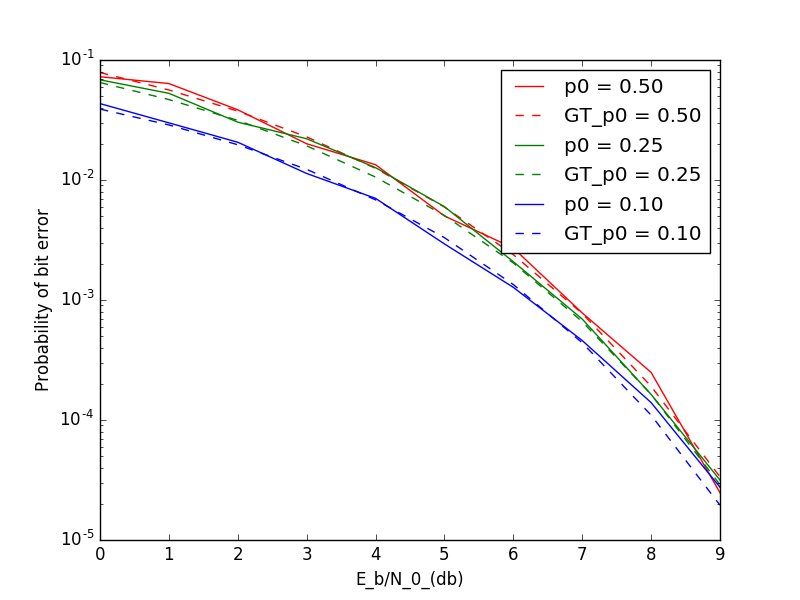

The script that drew this image:
import numpy as np
import matplotlib.pyplot as plt
import scipy.stats as stats

# BPSK
Eb = 1


for p0, c in zip([.5, .25, .1],['r', 'g', 'b']):
	gamma_list = []
	error_list = []
	theoretical_error_list = []
	N = 100
	for gamma in range(0,10):
		if gamma>7:
			N = 10
		N0 = Eb / (10 ** (gamma/10))
		variance = N0/2

		tau = variance/(2*np.sqrt(Eb))*np.log(p0/(1-p0))

		total_counter = 0
		misclassification_count = 0

		while misclassification_count<=N:
			signal = 2*int(np.random.rand()>p0)-1
			noise = np.random.normal(0,np.sqrt(variance))
			r = signal+noise
			total_counter+=1
			if not 2*int(r>tau)-1 == signal:
				misclassification_count+=1
		error = misclassification_count/total_counter
		print('P0 = %f, gamma = %f, P(error) = %f'%(p0,gamma,error))
		gamma_list.append(gamma)
		error_list.append(error)
		theoretical_error = stats.norm.sf((tau+np.sqrt(Eb))/np.sqrt(variance))*p0 + \
							stats.norm.sf((np.sqrt(Eb)-tau)/np.sqrt(variance))*(1-p0)
		theoretical_error_list.append(theoretical_error)
	plt.semilogy(gamma_list,error_list,c,label= 'p0 = %.2f'%p0)
	plt.semilogy(gamma_list, theoretical_error_list,c+'--', label='GT_p0 = %.2f' % p0)
plt.legend()

plt.xlabel('E_b/N_0_(db)')
plt.ylabel('Probability of bit error')
plt.show()

# 4)The larger N is the more accurate the estimated to the theoretical.  However for larger gammas It takes to long
#   To run the simulation for large N.  Thus it get less acurate since I decrease N.  A theoretical model is very
#   Helpful when you want to estimate error rates for really large signal to noise ratio since it allows you not to wait
#   forever for your simulation to run.

# 5)The larger the skew the lower the error rate.  This makes since if p0 = 0 or 1 then the probability of error = 0.
#   However there is a trade off because the larger the skew of the bits the less information it carries.
